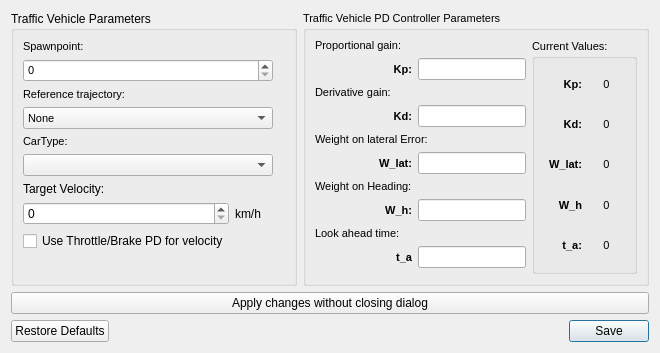
<?xml version="1.0" encoding="UTF-8"?>
<ui version="4.0">
 <class>Dialog</class>
 <widget class="QDialog" name="Dialog">
  <property name="geometry">
   <rect>
    <x>0</x>
    <y>0</y>
    <width>660</width>
    <height>340</height>
   </rect>
  </property>
  <property name="windowTitle">
   <string>Dialog</string>
  </property>
  <layout class="QGridLayout" name="gridLayout">
   <item row="0" column="0">
    <widget class="QGroupBox" name="groupBox">
     <property name="title">
      <string>Traffic Vehicle Parameters</string>
     </property>
     <layout class="QGridLayout" name="gridLayout_2">
      <item row="0" column="0" colspan="5">
       <widget class="QLabel" name="lblSpawnpoints">
        <property name="font">
         <font>
          <pointsize>8</pointsize>
          <weight>50</weight>
          <bold>false</bold>
         </font>
        </property>
        <property name="text">
         <string>Spawnpoint:</string>
        </property>
       </widget>
      </item>
      <item row="4" column="0" colspan="5">
       <widget class="QLabel" name="label">
        <property name="font">
         <font>
          <pointsize>8</pointsize>
         </font>
        </property>
        <property name="text">
         <string>CarType:</string>
        </property>
       </widget>
      </item>
      <item row="9" column="0">
       <widget class="QCheckBox" name="check_box_pd_vel">
        <property name="text">
         <string>Use Throttle/Brake PD for velocity</string>
        </property>
       </widget>
      </item>
      <item row="6" column="0" colspan="5">
       <widget class="QLabel" name="label_7">
        <property name="text">
         <string>Target Velocity:</string>
        </property>
       </widget>
      </item>
      <item row="2" column="0">
       <widget class="QLabel" name="lblHcrtitle">
        <property name="font">
         <font>
          <pointsize>8</pointsize>
          <weight>50</weight>
          <bold>false</bold>
         </font>
        </property>
        <property name="text">
         <string>Reference trajectory:</string>
        </property>
       </widget>
      </item>
      <item row="8" column="1">
       <widget class="QLabel" name="label_8">
        <property name="text">
         <string>km/h</string>
        </property>
       </widget>
      </item>
      <item row="8" column="0">
       <widget class="QSpinBox" name="spin_velocity">
        <property name="sizePolicy">
         <sizepolicy hsizetype="Preferred" vsizetype="Fixed">
          <horstretch>0</horstretch>
          <verstretch>0</verstretch>
         </sizepolicy>
        </property>
        <property name="maximum">
         <number>400</number>
        </property>
       </widget>
      </item>
      <item row="10" column="0">
       <spacer name="verticalSpacer">
        <property name="orientation">
         <enum>Qt::Vertical</enum>
        </property>
        <property name="sizeHint" stdset="0">
         <size>
          <width>20</width>
          <height>40</height>
         </size>
        </property>
       </spacer>
      </item>
      <item row="3" column="0" colspan="3">
       <widget class="QComboBox" name="combo_box_traffic_trajectory">
        <property name="sizePolicy">
         <sizepolicy hsizetype="Preferred" vsizetype="Preferred">
          <horstretch>0</horstretch>
          <verstretch>0</verstretch>
         </sizepolicy>
        </property>
        <property name="minimumSize">
         <size>
          <width>250</width>
          <height>0</height>
         </size>
        </property>
        <property name="font">
         <font>
          <pointsize>8</pointsize>
          <weight>50</weight>
          <bold>false</bold>
         </font>
        </property>
        <item>
         <property name="text">
          <string>None</string>
         </property>
        </item>
       </widget>
      </item>
      <item row="1" column="0" colspan="3">
       <widget class="QSpinBox" name="spin_spawn_points">
        <property name="font">
         <font>
          <pointsize>8</pointsize>
         </font>
        </property>
       </widget>
      </item>
      <item row="5" column="0" colspan="3">
       <widget class="QComboBox" name="combo_car_type">
        <property name="font">
         <font>
          <pointsize>8</pointsize>
         </font>
        </property>
       </widget>
      </item>
     </layout>
    </widget>
   </item>
   <item row="0" column="1">
    <widget class="QGroupBox" name="groupBox_2">
     <property name="font">
      <font>
       <pointsize>8</pointsize>
      </font>
     </property>
     <property name="title">
      <string>Traffic Vehicle PD Controller Parameters</string>
     </property>
     <layout class="QGridLayout" name="gridLayout_3">
      <item row="1" column="1">
       <widget class="QLineEdit" name="edit_gain_prop">
        <property name="sizePolicy">
         <sizepolicy hsizetype="Minimum" vsizetype="Fixed">
          <horstretch>0</horstretch>
          <verstretch>0</verstretch>
         </sizepolicy>
        </property>
        <property name="font">
         <font>
          <pointsize>8</pointsize>
         </font>
        </property>
       </widget>
      </item>
      <item row="2" column="0">
       <widget class="QLabel" name="lblDerivgaintitle">
        <property name="font">
         <font>
          <pointsize>8</pointsize>
          <weight>50</weight>
          <bold>false</bold>
         </font>
        </property>
        <property name="text">
         <string>Derivative gain:</string>
        </property>
       </widget>
      </item>
      <item row="1" column="0">
       <widget class="QLabel" name="lblPropgain">
        <property name="font">
         <font>
          <pointsize>8</pointsize>
          <weight>75</weight>
          <bold>true</bold>
         </font>
        </property>
        <property name="text">
         <string>Kp:</string>
        </property>
        <property name="alignment">
         <set>Qt::AlignRight|Qt::AlignTrailing|Qt::AlignVCenter</set>
        </property>
       </widget>
      </item>
      <item row="9" column="0">
       <widget class="QLabel" name="lblTahead">
        <property name="font">
         <font>
          <pointsize>8</pointsize>
          <weight>75</weight>
          <bold>true</bold>
         </font>
        </property>
        <property name="text">
         <string>t_a</string>
        </property>
        <property name="alignment">
         <set>Qt::AlignRight|Qt::AlignTrailing|Qt::AlignVCenter</set>
        </property>
       </widget>
      </item>
      <item row="0" column="0">
       <widget class="QLabel" name="lblPropgaintitle">
        <property name="font">
         <font>
          <pointsize>8</pointsize>
          <weight>50</weight>
          <bold>false</bold>
         </font>
        </property>
        <property name="text">
         <string>Proportional gain:</string>
        </property>
       </widget>
      </item>
      <item row="3" column="0">
       <widget class="QLabel" name="lblDerivgain">
        <property name="font">
         <font>
          <pointsize>8</pointsize>
          <weight>75</weight>
          <bold>true</bold>
         </font>
        </property>
        <property name="text">
         <string>Kd:</string>
        </property>
        <property name="alignment">
         <set>Qt::AlignRight|Qt::AlignTrailing|Qt::AlignVCenter</set>
        </property>
       </widget>
      </item>
      <item row="3" column="1">
       <widget class="QLineEdit" name="edit_gain_deriv">
        <property name="sizePolicy">
         <sizepolicy hsizetype="Minimum" vsizetype="Fixed">
          <horstretch>0</horstretch>
          <verstretch>0</verstretch>
         </sizepolicy>
        </property>
        <property name="font">
         <font>
          <pointsize>8</pointsize>
         </font>
        </property>
       </widget>
      </item>
      <item row="4" column="0" colspan="2">
       <widget class="QLabel" name="lblWeightlattitle">
        <property name="font">
         <font>
          <pointsize>8</pointsize>
          <weight>50</weight>
          <bold>false</bold>
         </font>
        </property>
        <property name="text">
         <string>Weight on lateral Error:</string>
        </property>
       </widget>
      </item>
      <item row="5" column="0">
       <widget class="QLabel" name="lblWeightlat">
        <property name="font">
         <font>
          <pointsize>8</pointsize>
          <weight>75</weight>
          <bold>true</bold>
         </font>
        </property>
        <property name="text">
         <string>W_lat:</string>
        </property>
        <property name="alignment">
         <set>Qt::AlignRight|Qt::AlignTrailing|Qt::AlignVCenter</set>
        </property>
       </widget>
      </item>
      <item row="7" column="0">
       <widget class="QLabel" name="lblWeightheading">
        <property name="font">
         <font>
          <pointsize>8</pointsize>
          <weight>75</weight>
          <bold>true</bold>
         </font>
        </property>
        <property name="text">
         <string>W_h:</string>
        </property>
        <property name="alignment">
         <set>Qt::AlignRight|Qt::AlignTrailing|Qt::AlignVCenter</set>
        </property>
       </widget>
      </item>
      <item row="5" column="1">
       <widget class="QLineEdit" name="edit_weight_lat">
        <property name="sizePolicy">
         <sizepolicy hsizetype="Minimum" vsizetype="Fixed">
          <horstretch>0</horstretch>
          <verstretch>0</verstretch>
         </sizepolicy>
        </property>
        <property name="font">
         <font>
          <pointsize>8</pointsize>
         </font>
        </property>
       </widget>
      </item>
      <item row="6" column="0">
       <widget class="QLabel" name="lblWeightheadingtitle">
        <property name="font">
         <font>
          <pointsize>8</pointsize>
          <weight>50</weight>
          <bold>false</bold>
         </font>
        </property>
        <property name="text">
         <string>Weight on Heading:</string>
        </property>
       </widget>
      </item>
      <item row="7" column="1">
       <widget class="QLineEdit" name="edit_weight_heading">
        <property name="sizePolicy">
         <sizepolicy hsizetype="Minimum" vsizetype="Fixed">
          <horstretch>0</horstretch>
          <verstretch>0</verstretch>
         </sizepolicy>
        </property>
        <property name="font">
         <font>
          <pointsize>8</pointsize>
         </font>
        </property>
       </widget>
      </item>
      <item row="8" column="0">
       <widget class="QLabel" name="lblTaheadtitle">
        <property name="font">
         <font>
          <pointsize>8</pointsize>
         </font>
        </property>
        <property name="text">
         <string>Look ahead time:</string>
        </property>
       </widget>
      </item>
      <item row="9" column="1">
       <widget class="QLineEdit" name="edit_t_ahead">
        <property name="sizePolicy">
         <sizepolicy hsizetype="Minimum" vsizetype="Fixed">
          <horstretch>0</horstretch>
          <verstretch>0</verstretch>
         </sizepolicy>
        </property>
        <property name="font">
         <font>
          <pointsize>8</pointsize>
         </font>
        </property>
       </widget>
      </item>
      <item row="10" column="1">
       <spacer name="verticalSpacer_2">
        <property name="orientation">
         <enum>Qt::Vertical</enum>
        </property>
        <property name="sizeHint" stdset="0">
         <size>
          <width>20</width>
          <height>40</height>
         </size>
        </property>
       </spacer>
      </item>
      <item row="0" column="2" rowspan="11">
       <widget class="QGroupBox" name="groupBox_3">
        <property name="sizePolicy">
         <sizepolicy hsizetype="Preferred" vsizetype="Minimum">
          <horstretch>0</horstretch>
          <verstretch>0</verstretch>
         </sizepolicy>
        </property>
        <property name="font">
         <font>
          <pointsize>8</pointsize>
         </font>
        </property>
        <property name="title">
         <string>Current Values:</string>
        </property>
        <property name="flat">
         <bool>false</bool>
        </property>
        <property name="checkable">
         <bool>false</bool>
        </property>
        <layout class="QGridLayout" name="gridLayout_7">
         <item row="0" column="0">
          <layout class="QGridLayout" name="gridLayout_6">
           <item row="1" column="0">
            <widget class="QLabel" name="label_2">
             <property name="font">
              <font>
               <pointsize>8</pointsize>
               <weight>75</weight>
               <bold>true</bold>
              </font>
             </property>
             <property name="text">
              <string>Kd:</string>
             </property>
             <property name="alignment">
              <set>Qt::AlignRight|Qt::AlignTrailing|Qt::AlignVCenter</set>
             </property>
            </widget>
           </item>
           <item row="1" column="1">
            <widget class="QLabel" name="lbl_current_gain_deriv">
             <property name="font">
              <font>
               <pointsize>8</pointsize>
              </font>
             </property>
             <property name="text">
              <string>0</string>
             </property>
             <property name="alignment">
              <set>Qt::AlignCenter</set>
             </property>
            </widget>
           </item>
           <item row="2" column="1">
            <widget class="QLabel" name="lbl_current_weight_lat">
             <property name="font">
              <font>
               <pointsize>8</pointsize>
              </font>
             </property>
             <property name="text">
              <string>0</string>
             </property>
             <property name="alignment">
              <set>Qt::AlignCenter</set>
             </property>
            </widget>
           </item>
           <item row="4" column="0">
            <widget class="QLabel" name="label_5">
             <property name="font">
              <font>
               <pointsize>8</pointsize>
               <weight>75</weight>
               <bold>true</bold>
              </font>
             </property>
             <property name="text">
              <string>t_a:</string>
             </property>
             <property name="alignment">
              <set>Qt::AlignRight|Qt::AlignTrailing|Qt::AlignVCenter</set>
             </property>
            </widget>
           </item>
           <item row="3" column="1">
            <widget class="QLabel" name="lbl_current_weight_heading">
             <property name="font">
              <font>
               <pointsize>8</pointsize>
              </font>
             </property>
             <property name="text">
              <string>0</string>
             </property>
             <property name="alignment">
              <set>Qt::AlignCenter</set>
             </property>
            </widget>
           </item>
           <item row="0" column="0">
            <widget class="QLabel" name="label_3">
             <property name="font">
              <font>
               <pointsize>8</pointsize>
               <weight>75</weight>
               <bold>true</bold>
              </font>
             </property>
             <property name="text">
              <string>Kp:</string>
             </property>
             <property name="alignment">
              <set>Qt::AlignRight|Qt::AlignTrailing|Qt::AlignVCenter</set>
             </property>
            </widget>
           </item>
           <item row="4" column="1">
            <widget class="QLabel" name="lbl_current_t_lookahead">
             <property name="font">
              <font>
               <pointsize>8</pointsize>
              </font>
             </property>
             <property name="text">
              <string>0</string>
             </property>
             <property name="alignment">
              <set>Qt::AlignCenter</set>
             </property>
            </widget>
           </item>
           <item row="3" column="0">
            <widget class="QLabel" name="label_4">
             <property name="font">
              <font>
               <pointsize>8</pointsize>
               <weight>75</weight>
               <bold>true</bold>
              </font>
             </property>
             <property name="text">
              <string>W_h</string>
             </property>
             <property name="alignment">
              <set>Qt::AlignRight|Qt::AlignTrailing|Qt::AlignVCenter</set>
             </property>
            </widget>
           </item>
           <item row="0" column="1">
            <widget class="QLabel" name="lbl_current_gain_prop">
             <property name="font">
              <font>
               <pointsize>8</pointsize>
              </font>
             </property>
             <property name="text">
              <string>0</string>
             </property>
             <property name="alignment">
              <set>Qt::AlignCenter</set>
             </property>
            </widget>
           </item>
           <item row="2" column="0">
            <widget class="QLabel" name="label_6">
             <property name="font">
              <font>
               <pointsize>8</pointsize>
               <weight>75</weight>
               <bold>true</bold>
              </font>
             </property>
             <property name="text">
              <string>W_lat:</string>
             </property>
             <property name="alignment">
              <set>Qt::AlignRight|Qt::AlignTrailing|Qt::AlignVCenter</set>
             </property>
            </widget>
           </item>
          </layout>
         </item>
        </layout>
       </widget>
      </item>
      <item row="11" column="2">
       <spacer name="verticalSpacer_3">
        <property name="orientation">
         <enum>Qt::Vertical</enum>
        </property>
        <property name="sizeHint" stdset="0">
         <size>
          <width>20</width>
          <height>40</height>
         </size>
        </property>
       </spacer>
      </item>
     </layout>
    </widget>
   </item>
   <item row="1" column="0" colspan="2">
    <widget class="QPushButton" name="btn_apply_parameters">
     <property name="text">
      <string>Apply changes without closing dialog</string>
     </property>
    </widget>
   </item>
   <item row="2" column="0" colspan="2">
    <widget class="QDialogButtonBox" name="button_box_trafficvehicle_settings">
     <property name="orientation">
      <enum>Qt::Horizontal</enum>
     </property>
     <property name="standardButtons">
      <set>QDialogButtonBox::RestoreDefaults|QDialogButtonBox::Save</set>
     </property>
    </widget>
   </item>
  </layout>
 </widget>
 <resources/>
 <connections>
  <connection>
   <sender>button_box_trafficvehicle_settings</sender>
   <signal>accepted()</signal>
   <receiver>Dialog</receiver>
   <slot>accept()</slot>
   <hints>
    <hint type="sourcelabel">
     <x>248</x>
     <y>254</y>
    </hint>
    <hint type="destinationlabel">
     <x>157</x>
     <y>274</y>
    </hint>
   </hints>
  </connection>
  <connection>
   <sender>button_box_trafficvehicle_settings</sender>
   <signal>rejected()</signal>
   <receiver>Dialog</receiver>
   <slot>reject()</slot>
   <hints>
    <hint type="sourcelabel">
     <x>316</x>
     <y>260</y>
    </hint>
    <hint type="destinationlabel">
     <x>286</x>
     <y>274</y>
    </hint>
   </hints>
  </connection>
 </connections>
</ui>
